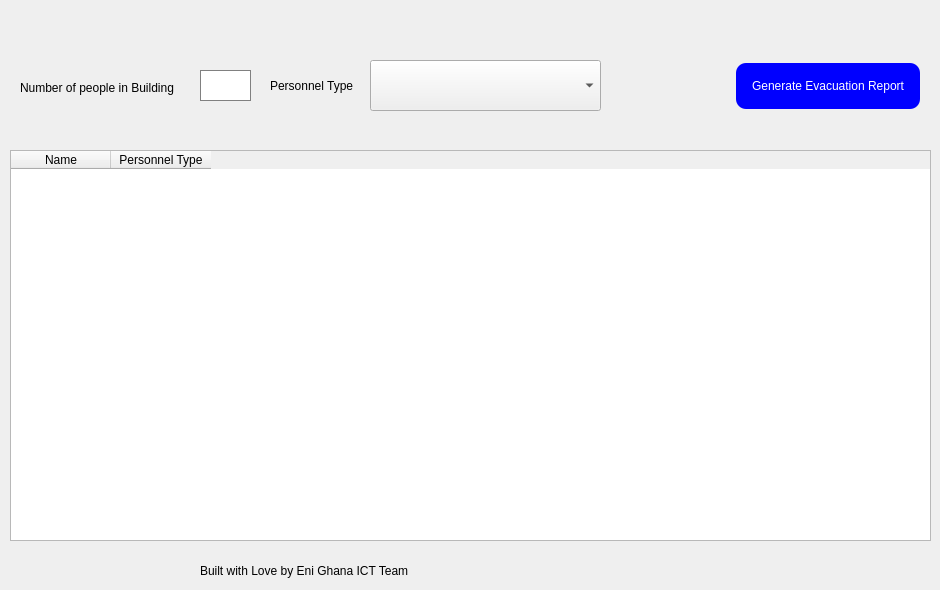
     <widget class="QWidget" name="POB">
      <widget class="QTableWidget" name="tableWidget_POBtable">
       <property name="geometry">
        <rect>
         <x>10</x>
         <y>150</y>
         <width>921</width>
         <height>391</height>
        </rect>
       </property>
       <column>
        <property name="text">
         <string>Name</string>
        </property>
       </column>
       <column>
        <property name="text">
         <string>Personnel Type</string>
        </property>
       </column>
      </widget>
      <widget class="QWidget" name="widget_2" native="true">
       <property name="geometry">
        <rect>
         <x>20</x>
         <y>30</y>
         <width>911</width>
         <height>101</height>
        </rect>
       </property>
       <widget class="QLabel" name="label_5">
        <property name="geometry">
         <rect>
          <x>250</x>
          <y>40</y>
          <width>111</width>
          <height>31</height>
         </rect>
        </property>
        <property name="text">
         <string>Personnel Type</string>
        </property>
       </widget>
       <widget class="QComboBox" name="comboBox_personnelType">
        <property name="geometry">
         <rect>
          <x>350</x>
          <y>30</y>
          <width>231</width>
          <height>51</height>
         </rect>
        </property>
        <item>
         <property name="text">
          <string/>
         </property>
        </item>
        <item>
         <property name="text">
          <string>Employee</string>
         </property>
        </item>
        <item>
         <property name="text">
          <string>Visitor</string>
         </property>
        </item>
       </widget>
       <widget class="QLabel" name="label_2">
        <property name="geometry">
         <rect>
          <x>0</x>
          <y>50</y>
          <width>174</width>
          <height>16</height>
         </rect>
        </property>
        <property name="text">
         <string>Number of people in Building</string>
        </property>
       </widget>
       <widget class="QPushButton" name="pushButton_generateEvacReport">
        <property name="geometry">
         <rect>
          <x>716</x>
          <y>33</y>
          <width>184</width>
          <height>46</height>
         </rect>
        </property>
        <property name="styleSheet">
         <string notr="true">QPushButton{
text-align: center;
height: 30px;
padding: 8px;
color: white;
background: blue;
border-radius: 10px;
}</string>
        </property>
        <property name="text">
         <string>Generate Evacuation Report</string>
        </property>
       </widget>
       <widget class="QLineEdit" name="lineEdit_NumberOfPeople">
        <property name="geometry">
         <rect>
          <x>180</x>
          <y>40</y>
          <width>51</width>
          <height>31</height>
         </rect>
        </property>
        <property name="styleSheet">
         <string notr="true">border: 1px solid grey;</string>
        </property>
       </widget>
      </widget>
      <widget class="QLabel" name="label_39">
       <property name="geometry">
        <rect>
         <x>200</x>
         <y>560</y>
         <width>241</width>
         <height>21</height>
        </rect>
       </property>
       <property name="styleSheet">
        <string notr="true"/>
       </property>
       <property name="text">
        <string>Built with Love by Eni Ghana ICT Team</string>
       </property>
      </widget>
     </widget>
